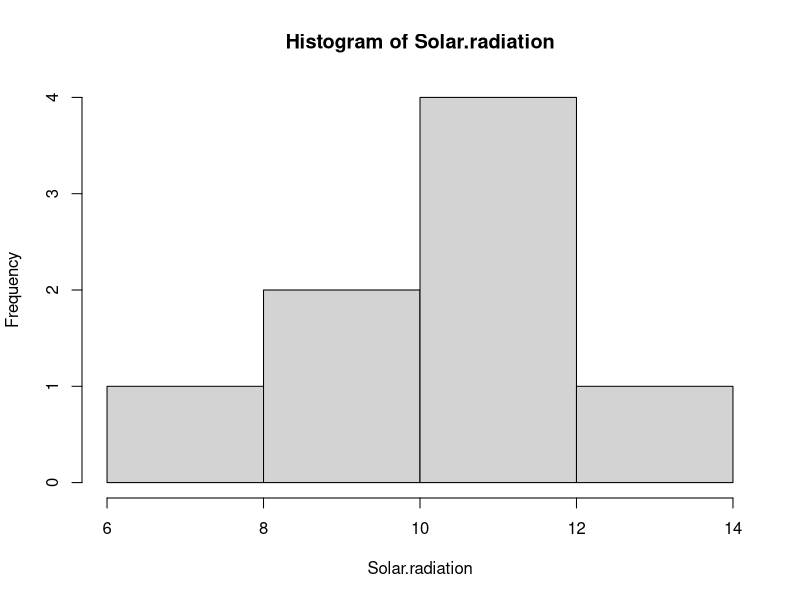
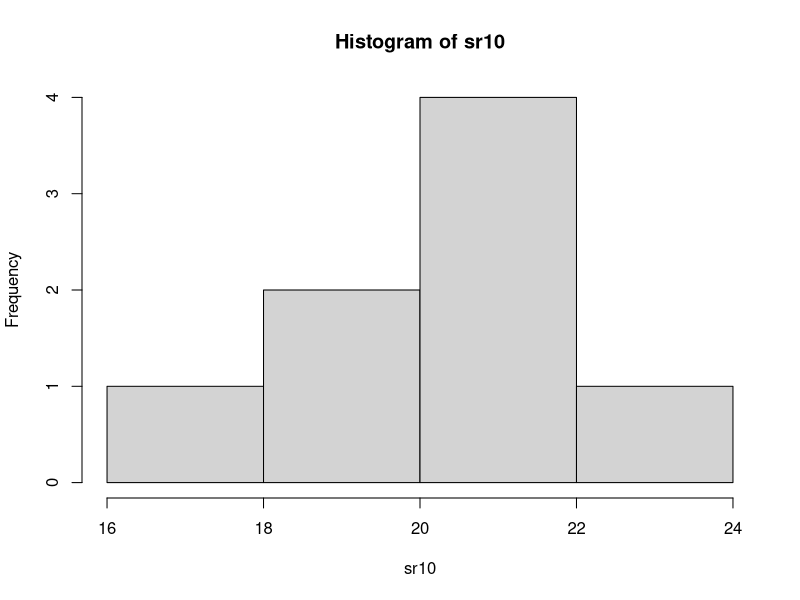
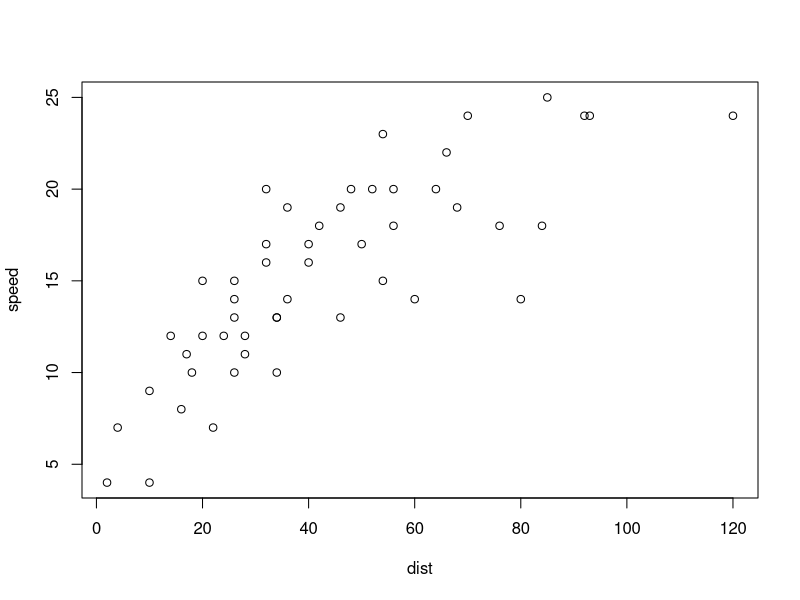

Recreate these plots in R, in order.
install.packages("R.utils")
library(R.utils)
install.packages("stringr")
library(stringr)
float2Bin<- function(x)
{
  int_part<- floor(x)
  dec_part<- x-int_part
  int2bin<- intToBin(int_part)
  dec2bin<- str_pad(intToBin(dec_part*2^31),31,pad='0')
  paste0(int2bin,".",dec2bin)
}
float2Bin(2.45)


K = 1
2^52+K-2^52
2^53+K-2^53
2^54+K-2^54
K = 2
2^52+K-2^52
2^53+K-2^53
2^54+K-2^54
K = 3
2^52+K-2^52
2^53+K-2^53
2^54+K-2^54
K = 4
2^52+K-2^52
2^53+K-2^53
2^54+K-2^54
Solar.radiation <- c(11.1,10.6,6.3,8.8,10.7,11.2,8.9,12.2)
mean(Solar.radiation)
median(Solar.radiation)
range(Solar.radiation)
var(Solar.radiation)
sr10 <- c(21.1,20.6,16.3,18.8,20.7,21.2,18.9,22.2)
mean(sr10)
median(sr10)
range(sr10)
var(sr10)
hist(Solar.radiation)
hist(sr10)
View(cars)
help(cars)
mean(cars$dist)
cars
attach(cars)
plot(dist,speed,xlab='dist',ylab='speed')